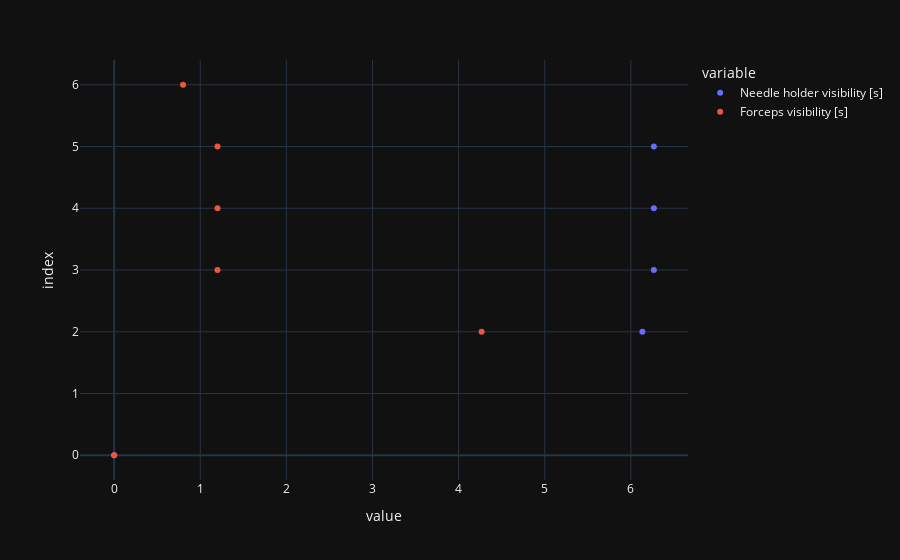

The cell this chart's notebook holds for it:
### Code cell
fig = px.scatter(df, x=["Needle holder visibility [s]", "Forceps visibility [s]"])
fig.show()

### Figure 1 — Plotly figure (JSON) as saved in the notebook; plotly's stock layout.template omitted (floating-point values rounded to 4 significant figures)
{"data": [{"hovertemplate": "variable=Needle holder visibility [s]<br>value=%{x}<br>index=%{y}<extra></extra>", "legendgroup": "Needle holder visibility [s]", "marker": {"color": "#636efa", "symbol": "circle"}, "mode": "markers", "name": "Needle holder visibility [s]", "orientation": "h", "showlegend": true, "x": [0.0, null, 6.133, 6.267, 6.267, 6.267, null], "xaxis": "x", "y": [0, 1, 2, 3, 4, 5, 6], "yaxis": "y", "type": "scatter"}, {"hovertemplate": "variable=Forceps visibility [s]<br>value=%{x}<br>index=%{y}<extra></extra>", "legendgroup": "Forceps visibility [s]", "marker": {"color": "#EF553B", "symbol": "circle"}, "mode": "markers", "name": "Forceps visibility [s]", "orientation": "h", "showlegend": true, "x": [0.0, null, 4.267, 1.2, 1.2, 1.2, 0.8], "xaxis": "x", "y": [0, 1, 2, 3, 4, 5, 6], "yaxis": "y", "type": "scatter"}], "layout": {"xaxis": {"anchor": "y", "domain": [0.0, 1.0], "title": {"text": "value"}}, "yaxis": {"anchor": "x", "domain": [0.0, 1.0], "title": {"text": "index"}}, "legend": {"title": {"text": "variable"}, "tracegroupgap": 0}, "margin": {"t": 60}}}
